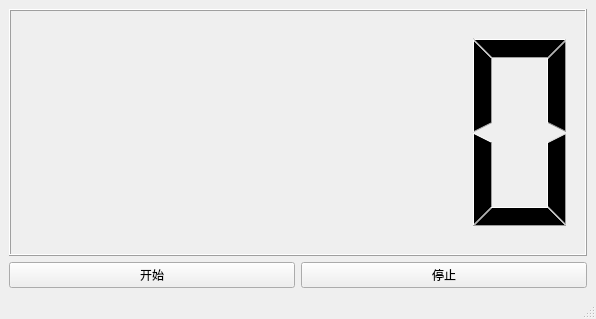
<?xml version="1.0" encoding="UTF-8"?>
<ui version="4.0">
 <class>MainWindow</class>
 <widget class="QMainWindow" name="MainWindow">
  <property name="geometry">
   <rect>
    <x>0</x>
    <y>0</y>
    <width>596</width>
    <height>319</height>
   </rect>
  </property>
  <property name="windowTitle">
   <string>MainWindow</string>
  </property>
  <widget class="QWidget" name="centralwidget">
   <layout class="QGridLayout" name="gridLayout_2">
    <item row="0" column="0">
     <layout class="QGridLayout" name="gridLayout">
      <item row="0" column="0" colspan="2">
       <widget class="QLCDNumber" name="lcdNumber"/>
      </item>
      <item row="1" column="0">
       <widget class="QPushButton" name="pushButton">
        <property name="text">
         <string>开始</string>
        </property>
       </widget>
      </item>
      <item row="1" column="1">
       <widget class="QPushButton" name="pushButton_2">
        <property name="text">
         <string>停止</string>
        </property>
       </widget>
      </item>
     </layout>
    </item>
   </layout>
  </widget>
  <widget class="QStatusBar" name="statusbar"/>
 </widget>
 <resources/>
 <connections/>
</ui>
